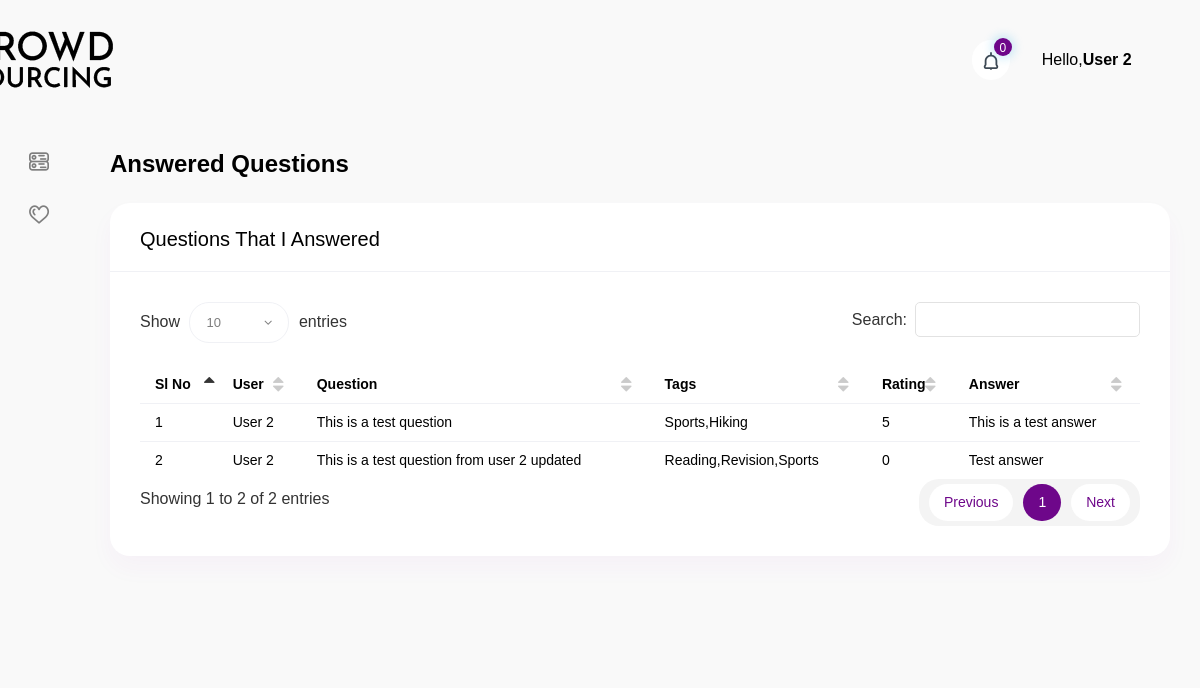
Before: /answered_questions.php (signed in) with the older database file.
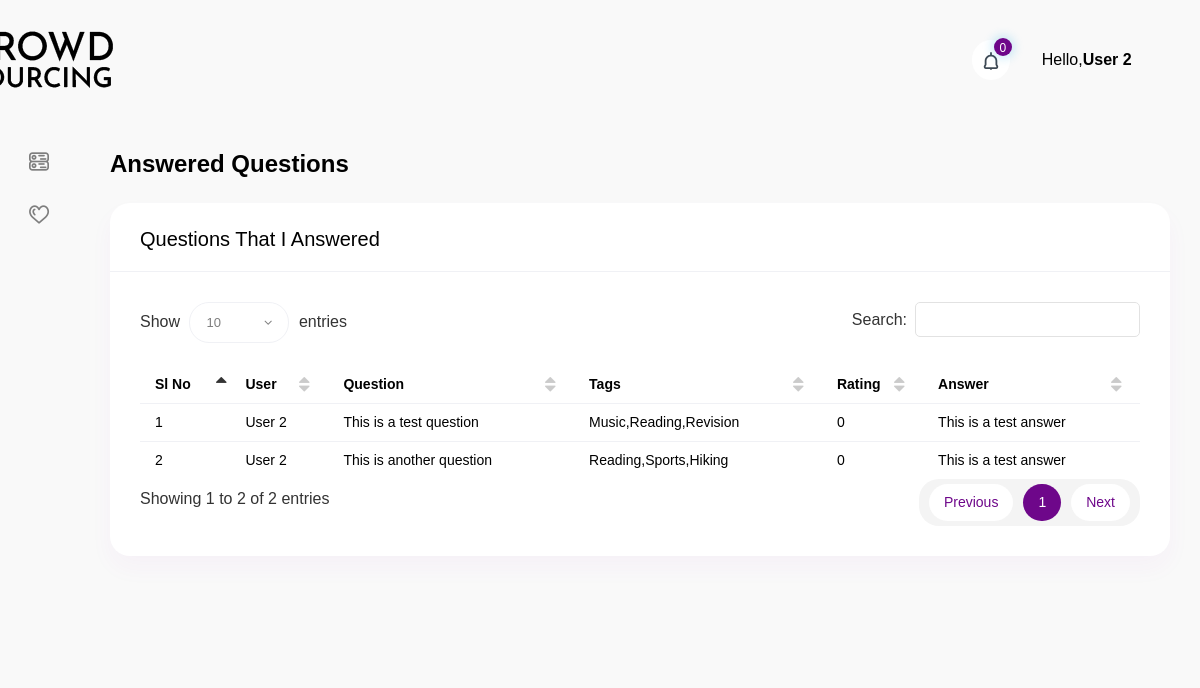
After: the same page with the newer database file.
### tables this page shows
CREATE TABLE `answer` (
  `answer_id` int(11) NOT NULL,
  `user_id` int(11) NOT NULL,
  `question_id` int(11) NOT NULL,
  `answer` varchar(255) NOT NULL,
  `rating` int(11) NOT NULL DEFAULT 0,
  `points` int(11) NOT NULL DEFAULT 1,
  `inserted_at` datetime NOT NULL
);

CREATE TABLE `user` (
  `user_id` int(11) NOT NULL,
  `user_name` varchar(255) NOT NULL,
  `user_email` varchar(255) NOT NULL,
  `password` varchar(1000) NOT NULL,
  `college` varchar(255) NOT NULL,
  `major` varchar(255) NOT NULL,
  `hall` varchar(255) NOT NULL,
  `society` varchar(255) NOT NULL,
  `gender` varchar(255) NOT NULL,
  `age` int(10) NOT NULL,
  `indoor` varchar(255) NOT NULL,
  `outdoor` varchar(255) NOT NULL,
  `request_type` varchar(255) NOT NULL,
  `user_type` int(10) NOT NULL DEFAULT 1,
  `status` int(10) NOT NULL DEFAULT 1,
  `updated_at` datetime NOT NULL
);

CREATE TABLE `question` (
  `question_id` int(11) NOT NULL,
  `user_id` int(11) NOT NULL,
  `question` text NOT NULL,
  `type` varchar(255) NOT NULL,
  `tags` varchar(255) NOT NULL,
  `method` varchar(255) NOT NULL,
  `payment` int(10) NOT NULL,
  `waiting_time` varchar(255) NOT NULL,
  `inserted_at` datetime NOT NULL,
  `updated_at` datetime NOT NULL
);

### include/dbController.php (called while the page is built, shortened)
<?php
class DBController {
    private $host = "localhost";
    private $user = "root";
    private $password = "";
    private $database = "crowd_sourcing";
    private $conn;
    function __construct() {
        $this->conn = $this->connectDB();
    }
    function connectDB() {
        $conn = mysqli_connect($this->host,$this->user,$this->password,$this->database);
        return $conn;
    }
    function runQuery($query) {
        $result = mysqli_query($this->conn,$query);
        while($row=mysqli_fetch_assoc($result)) {
            $resultset[] = $row;
        }
        if(!empty($resultset))
            return $resultset;
    }
    function numRows($query) {
        $result  = mysqli_query($this->conn,$query);
        $rowcount = mysqli_num_rows($result);
        return $rowcount;
    }
}

### answered_questions.php (the view, shortened to what this page needs)
<?php
require_once("include/dbController.php");
$db_handle = new DBController();
$userid = $_SESSION['userid'];
?>
<!DOCTYPE html>
<html lang="en">
<head>
    <?php include('include/css.php'); ?>
</head>
<body>
<div id="main-wrapper">
    <div class="nav-header">
        <a href="Dashboard" class="brand-logo">
            <h1>Your Logo</h1>
        </a>
    </div>
    <?php include('include/header.php'); ?>
    <?php include('include/sidebar.php'); ?>
    <div class="content-body">
        <div class="container-fluid">
            <div class="form-head mb-4">
                <h2 class="text-black font-w600 mb-0">Answered Questions</h2>
            </div>
            <div class="row">
                <div class="col-12">
                    <div class="card">
                        <div class="card-header">
                            <h4 class="card-title">Questions that I Answered</h4>
                        </div>
                        <div class="card-body">
                            <div class="table-responsive">
                                <table id="example3" class="display min-w850">
                                    <thead>
                                    <tr>
                                        <th>Sl No</th>
                                        <th>User</th>
                                        <th>Question</th>
                                        <th>Tags</th>
                                        <th>Rating</th>
                                        <th>Answer</th>
                                    </tr>
                                    </thead>
                                    <tbody>
                                    <?php
                                    $question = $db_handle->runQuery("select * from question, answer, user WHERE answer.user_id = '$userid' and answer.question_id = question.question_id and answer.user_id = user.user_id");
                                    $no_question = $db_handle->numRows("select * from question, answer, user WHERE answer.user_id = '$userid' and answer.question_id = question.question_id and answer.user_id = user.user_id");
                                    for($i=0; $i<$no_question; $i++){
                                        ?>
                                        <tr>
                                            <td><?php echo $i+1;?></td>
                                            <td><?php echo $question[$i]['user_name'];?></td>
                                            <td><?php echo $question[$i]['question'];?></td>
                                            <td><?php echo $question[$i]['tags'];?></td>
                                            <td><?php echo $question[$i]['rating'];?></td>
                                            <td><?php echo $question[$i]['answer'];?></td>
                                        </tr>
                                        <?php
                                    }
                                    ?>
                                    </tbody>
                                </table>
                            </div>
                        </div>
                    </div>
                </div>
            </div>
        </div>
    </div>
</body>
</html>

Changed rows visible on the page:
removed answer: user.user_name "User 2", question.question "This is a test question from user 2 updated", question.tags "Reading,Revision,Sports", rating "0", answer "Test answer"
changed answer "This is a test question": question.tags "Sports,Hiking" → "Music,Reading,Revision"; rating "5" → "0"
added answer: user.user_name "User 2", question.question "This is another question", question.tags "Reading,Sports,Hiking", rating "0", answer "This is a test answer"
